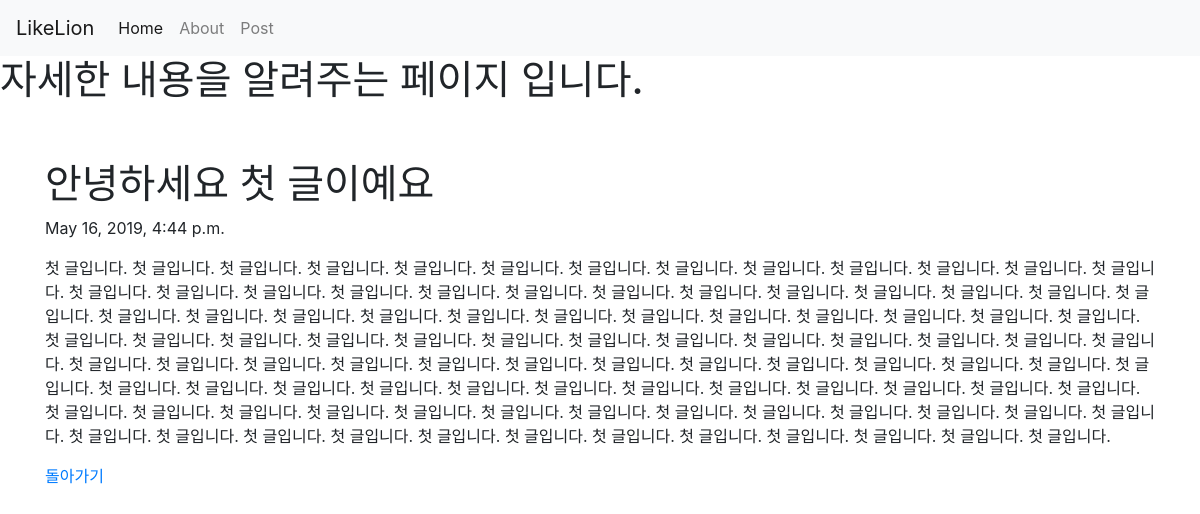
Page /blog/1/ on the committed database.
### blogapp/models.py (models this page shows, shortened)
class Blog(models.Model):
    title = models.CharField(max_length=200)
    pub_date = models.DateTimeField('date published')
    body = models.TextField()

### blogapp/views.py (the view)
# urls.py: path('<int:blog_id>/', views.detail, name = "detail"),
def detail(request, blog_id):
    blog_detail = get_object_or_404(Blog, pk=blog_id)
    return render(request, 'detail.html', {'blog' : blog_detail})

### blogapp/templates/detail.html (shortened to what this page needs)
<head>
    <link rel="stylesheet" href="https://stackpath.bootstrapcdn.com/bootstrap/4.3.1/css/bootstrap.min.css"
>
</head>
<body>
    <nav class="navbar navbar-expand-lg navbar-light bg-light">
        <a class="navbar-brand" href="#">LikeLion</a>
        <div class="collapse navbar-collapse" id="navbarNavAltMarkup">
            <div class="navbar-nav">
                <a class="nav-item nav-link active" href="#">Home <span class="sr-only">(current)</span></a>
                <a class="nav-item nav-link" href="#">About</a>
                <a class="nav-item nav-link" href="blog/new/">Post</a>
            </div>
        </div>
    </nav>
    <h1>자세한 내용을 알려주는 페이지 입니다.</h1>
    <div class="container">
        <br><br>
        <h1>{{ blog.title }}</h1>
        <p>{{ blog.pub_date }}</p>
        <p>{{ blog.body }}</p>
        <a href="{% url 'home' %}">돌아가기</a>
    </div>
</body>

### rows in the picture
Blog: title "안녕하세요 첫 글이예요", pub_date "May 16, 2019, 4:44 p.m.", body "첫 글입니다. 첫 글입니다. 첫 글입니다. 첫 글입니다. 첫 글입니다. 첫 글입니다. 첫 글입니다. 첫 글입니다. 첫 글입니다. 첫 글입니다. 첫 글입니다. 첫 글입니다. 첫 글입니다. 첫 글입니다. 첫 글입니다. 첫 글입니다. 첫 글입니다. 첫 글입니다. 첫 글입니다. 첫 글입니다. 첫 글입니다. 첫 글입니다. 첫 글입니다. 첫 글입니다. 첫 글입니다. 첫 글입니다. 첫 글입니다. 첫 글입니다. 첫 글입니다. 첫 글입니다. 첫 글입니다. 첫 글입니다. 첫 글입니다. 첫 글입니다. 첫 글입니다. 첫 글입니다. 첫 글입니다. 첫 글입니다. 첫 글입니다. 첫 글입니다. 첫 글입니다. 첫 글입니다. 첫 글입니다. 첫 글입니다. 첫 글입니다. 첫 글입니다. 첫 글입니다. 첫 글입니다. 첫 글입니다. 첫 글입니다. 첫 글입니다. 첫 글입니다. 첫 글입니다. 첫 글입니다. 첫 글입니다. 첫 글입니다. 첫 글입니다. 첫 글입니다. 첫 글입니다. 첫 글입니다. 첫 글입니다. 첫 글입니다. 첫 글입니다. 첫 글입니다. 첫 글입니다. 첫 글입니다. 첫 글입니다. 첫 글입니다. 첫 글입니다. 첫 글입니다. 첫 글입니다. 첫 글입니다. 첫 글입니다. 첫 글입니다. 첫 글입니다. 첫 글입니다. 첫 글입니다. 첫 글입니다. 첫 글입니다. 첫 글입니다. 첫 글입니다. 첫 글입니다. 첫 글입니다. 첫 글입니다. 첫 글입니다. 첫 글입니다. 첫 글입니다. 첫…"
